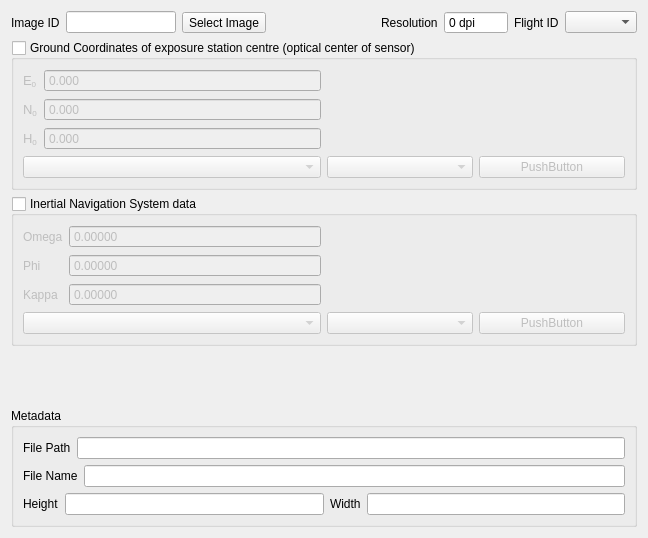
<?xml version="1.0" encoding="UTF-8"?>
<ui version="4.0">
 <class>ImageView</class>
 <widget class="QWidget" name="ImageView">
  <property name="geometry">
   <rect>
    <x>0</x>
    <y>0</y>
    <width>648</width>
    <height>538</height>
   </rect>
  </property>
  <property name="windowTitle">
   <string>Form</string>
  </property>
  <layout class="QVBoxLayout" name="verticalLayout_10">
   <item>
    <layout class="QHBoxLayout" name="horizontalLayout_10">
     <item>
      <widget class="QLabel" name="label">
       <property name="text">
        <string>Image ID</string>
       </property>
      </widget>
     </item>
     <item>
      <widget class="QLineEdit" name="imageIDLine"/>
     </item>
     <item>
      <widget class="QToolButton" name="fileImageButton">
       <property name="text">
        <string>Select Image</string>
       </property>
      </widget>
     </item>
     <item>
      <spacer name="horizontalSpacer">
       <property name="orientation">
        <enum>Qt::Horizontal</enum>
       </property>
       <property name="sizeHint" stdset="0">
        <size>
         <width>40</width>
         <height>20</height>
        </size>
       </property>
      </spacer>
     </item>
     <item>
      <widget class="QLabel" name="label_7">
       <property name="text">
        <string>Resolution</string>
       </property>
      </widget>
     </item>
     <item>
      <widget class="QSpinBox" name="resolutionSpin">
       <property name="autoFillBackground">
        <bool>false</bool>
       </property>
       <property name="buttonSymbols">
        <enum>QAbstractSpinBox::NoButtons</enum>
       </property>
       <property name="specialValueText">
        <string/>
       </property>
       <property name="accelerated">
        <bool>true</bool>
       </property>
       <property name="suffix">
        <string> dpi</string>
       </property>
       <property name="maximum">
        <number>10000</number>
       </property>
       <property name="value">
        <number>0</number>
       </property>
      </widget>
     </item>
     <item>
      <widget class="QLabel" name="label_6">
       <property name="text">
        <string>Flight ID</string>
       </property>
      </widget>
     </item>
     <item>
      <widget class="QComboBox" name="flightIdComboBox"/>
     </item>
    </layout>
   </item>
   <item>
    <widget class="QGroupBox" name="gnssGroup">
     <property name="minimumSize">
      <size>
       <width>0</width>
       <height>100</height>
      </size>
     </property>
     <property name="title">
      <string>Ground Coordinates of exposure station centre (optical center of sensor)</string>
     </property>
     <property name="checkable">
      <bool>true</bool>
     </property>
     <property name="checked">
      <bool>false</bool>
     </property>
     <layout class="QHBoxLayout" name="horizontalLayout_6" stretch="1,1">
      <item>
       <layout class="QVBoxLayout" name="verticalLayout_8">
        <item>
         <layout class="QHBoxLayout" name="horizontalLayout_5" stretch="0,1">
          <item>
           <layout class="QVBoxLayout" name="verticalLayout_6">
            <item>
             <widget class="QLabel" name="label_17">
              <property name="text">
               <string>&lt;!DOCTYPE HTML PUBLIC &quot;-//W3C//DTD HTML 4.0//EN&quot; &quot;http://www.w3.org/TR/REC-html40/strict.dtd&quot;&gt;
&lt;html&gt;&lt;head&gt;&lt;meta name=&quot;qrichtext&quot; content=&quot;1&quot; /&gt;&lt;style type=&quot;text/css&quot;&gt;
p, li { white-space: pre-wrap; }
&lt;/style&gt;&lt;/head&gt;&lt;body style=&quot; font-family:'Sans'; font-size:10pt; font-weight:400; font-style:normal;&quot;&gt;
&lt;table style=&quot;-qt-table-type: root; margin-top:4px; margin-bottom:4px; margin-left:4px; margin-right:4px;&quot;&gt;
&lt;tr&gt;
&lt;td style=&quot;border: none;&quot;&gt;
&lt;p style=&quot; margin-top:0px; margin-bottom:0px; margin-left:0px; margin-right:0px; -qt-block-indent:0; text-indent:0px;&quot;&gt;E&lt;span style=&quot; vertical-align:sub;&quot;&gt;0&lt;/span&gt;&lt;/p&gt;&lt;/td&gt;&lt;/tr&gt;&lt;/table&gt;&lt;/body&gt;&lt;/html&gt;</string>
              </property>
             </widget>
            </item>
            <item>
             <widget class="QLabel" name="label_18">
              <property name="text">
               <string>&lt;!DOCTYPE HTML PUBLIC &quot;-//W3C//DTD HTML 4.0//EN&quot; &quot;http://www.w3.org/TR/REC-html40/strict.dtd&quot;&gt;
&lt;html&gt;&lt;head&gt;&lt;meta name=&quot;qrichtext&quot; content=&quot;1&quot; /&gt;&lt;style type=&quot;text/css&quot;&gt;
p, li { white-space: pre-wrap; }
&lt;/style&gt;&lt;/head&gt;&lt;body style=&quot; font-family:'Sans'; font-size:10pt; font-weight:400; font-style:normal;&quot;&gt;
&lt;table style=&quot;-qt-table-type: root; margin-top:4px; margin-bottom:4px; margin-left:4px; margin-right:4px;&quot;&gt;
&lt;tr&gt;
&lt;td style=&quot;border: none;&quot;&gt;
&lt;p style=&quot; margin-top:0px; margin-bottom:0px; margin-left:0px; margin-right:0px; -qt-block-indent:0; text-indent:0px;&quot;&gt;N&lt;span style=&quot; vertical-align:sub;&quot;&gt;0&lt;/span&gt;&lt;/p&gt;&lt;/td&gt;&lt;/tr&gt;&lt;/table&gt;&lt;/body&gt;&lt;/html&gt;</string>
              </property>
             </widget>
            </item>
            <item>
             <widget class="QLabel" name="label_19">
              <property name="text">
               <string>&lt;!DOCTYPE HTML PUBLIC &quot;-//W3C//DTD HTML 4.0//EN&quot; &quot;http://www.w3.org/TR/REC-html40/strict.dtd&quot;&gt;
&lt;html&gt;&lt;head&gt;&lt;meta name=&quot;qrichtext&quot; content=&quot;1&quot; /&gt;&lt;style type=&quot;text/css&quot;&gt;
p, li { white-space: pre-wrap; }
&lt;/style&gt;&lt;/head&gt;&lt;body style=&quot; font-family:'Sans'; font-size:10pt; font-weight:400; font-style:normal;&quot;&gt;
&lt;table style=&quot;-qt-table-type: root; margin-top:4px; margin-bottom:4px; margin-left:4px; margin-right:4px;&quot;&gt;
&lt;tr&gt;
&lt;td style=&quot;border: none;&quot;&gt;
&lt;p style=&quot; margin-top:0px; margin-bottom:0px; margin-left:0px; margin-right:0px; -qt-block-indent:0; text-indent:0px;&quot;&gt;H&lt;span style=&quot; vertical-align:sub;&quot;&gt;0&lt;/span&gt;&lt;/p&gt;&lt;/td&gt;&lt;/tr&gt;&lt;/table&gt;&lt;/body&gt;&lt;/html&gt;</string>
              </property>
             </widget>
            </item>
           </layout>
          </item>
          <item>
           <layout class="QVBoxLayout" name="verticalLayout_7">
            <item>
             <widget class="QDoubleSpinBox" name="eDoubleSpinBox_2">
              <property name="buttonSymbols">
               <enum>QAbstractSpinBox::NoButtons</enum>
              </property>
              <property name="accelerated">
               <bool>true</bool>
              </property>
              <property name="decimals">
               <number>3</number>
              </property>
              <property name="minimum">
               <double>-999999.000000000000000</double>
              </property>
              <property name="maximum">
               <double>999999.000000000000000</double>
              </property>
              <property name="value">
               <double>0.000000000000000</double>
              </property>
             </widget>
            </item>
            <item>
             <widget class="QDoubleSpinBox" name="nDoubleSpinBox_2">
              <property name="buttonSymbols">
               <enum>QAbstractSpinBox::NoButtons</enum>
              </property>
              <property name="accelerated">
               <bool>true</bool>
              </property>
              <property name="decimals">
               <number>3</number>
              </property>
              <property name="minimum">
               <double>-9999999.000000000000000</double>
              </property>
              <property name="maximum">
               <double>9999999.000000000000000</double>
              </property>
             </widget>
            </item>
            <item>
             <widget class="QDoubleSpinBox" name="hDoubleSpinBox_2">
              <property name="buttonSymbols">
               <enum>QAbstractSpinBox::NoButtons</enum>
              </property>
              <property name="accelerated">
               <bool>true</bool>
              </property>
              <property name="decimals">
               <number>3</number>
              </property>
              <property name="minimum">
               <double>-9999.000000000000000</double>
              </property>
              <property name="maximum">
               <double>9999.000000000000000</double>
              </property>
             </widget>
            </item>
           </layout>
          </item>
         </layout>
        </item>
        <item>
         <widget class="QComboBox" name="gnssUseComboBox"/>
        </item>
       </layout>
      </item>
      <item>
       <layout class="QVBoxLayout" name="verticalLayout_9">
        <item>
         <widget class="SigmaFormContent" name="gnssSigmaContent">
          <property name="frameShape">
           <enum>QFrame::NoFrame</enum>
          </property>
          <property name="frameShadow">
           <enum>QFrame::Raised</enum>
          </property>
          <property name="lineWidth">
           <number>0</number>
          </property>
         </widget>
        </item>
        <item>
         <layout class="QHBoxLayout" name="horizontalLayout_8">
          <item>
           <widget class="SigmaFormTypeSelector" name="gnssSigmaSelector"/>
          </item>
          <item>
           <widget class="SigmaFormDialogButton" name="gnssSigmaDialogButton">
            <property name="text">
             <string>PushButton</string>
            </property>
           </widget>
          </item>
         </layout>
        </item>
       </layout>
      </item>
     </layout>
    </widget>
   </item>
   <item>
    <widget class="QGroupBox" name="insGroup">
     <property name="minimumSize">
      <size>
       <width>0</width>
       <height>100</height>
      </size>
     </property>
     <property name="title">
      <string>Inertial Navigation System data</string>
     </property>
     <property name="checkable">
      <bool>true</bool>
     </property>
     <property name="checked">
      <bool>false</bool>
     </property>
     <layout class="QHBoxLayout" name="horizontalLayout_9" stretch="1,1">
      <item>
       <layout class="QVBoxLayout" name="verticalLayout_3">
        <item>
         <layout class="QHBoxLayout" name="horizontalLayout" stretch="0,1">
          <item>
           <layout class="QVBoxLayout" name="verticalLayout_2">
            <item>
             <widget class="QLabel" name="label_20">
              <property name="text">
               <string>Omega</string>
              </property>
             </widget>
            </item>
            <item>
             <widget class="QLabel" name="label_21">
              <property name="text">
               <string>Phi</string>
              </property>
             </widget>
            </item>
            <item>
             <widget class="QLabel" name="label_22">
              <property name="text">
               <string>Kappa</string>
              </property>
             </widget>
            </item>
           </layout>
          </item>
          <item>
           <layout class="QVBoxLayout" name="verticalLayout_5">
            <item>
             <widget class="QDoubleSpinBox" name="omegaDoubleSpinBox">
              <property name="buttonSymbols">
               <enum>QAbstractSpinBox::NoButtons</enum>
              </property>
              <property name="accelerated">
               <bool>true</bool>
              </property>
              <property name="decimals">
               <number>5</number>
              </property>
              <property name="minimum">
               <double>-999.000000000000000</double>
              </property>
              <property name="maximum">
               <double>999.000000000000000</double>
              </property>
              <property name="singleStep">
               <double>0.000010000000000</double>
              </property>
              <property name="value">
               <double>0.000000000000000</double>
              </property>
             </widget>
            </item>
            <item>
             <widget class="QDoubleSpinBox" name="phiDoubleSpinBox">
              <property name="buttonSymbols">
               <enum>QAbstractSpinBox::NoButtons</enum>
              </property>
              <property name="accelerated">
               <bool>true</bool>
              </property>
              <property name="decimals">
               <number>5</number>
              </property>
              <property name="minimum">
               <double>-999.000000000000000</double>
              </property>
              <property name="maximum">
               <double>999.000000000000000</double>
              </property>
              <property name="singleStep">
               <double>0.000010000000000</double>
              </property>
             </widget>
            </item>
            <item>
             <widget class="QDoubleSpinBox" name="kappaDoubleSpinBox">
              <property name="buttonSymbols">
               <enum>QAbstractSpinBox::NoButtons</enum>
              </property>
              <property name="accelerated">
               <bool>true</bool>
              </property>
              <property name="decimals">
               <number>5</number>
              </property>
              <property name="minimum">
               <double>-999.000000000000000</double>
              </property>
              <property name="singleStep">
               <double>0.000010000000000</double>
              </property>
              <property name="value">
               <double>0.000000000000000</double>
              </property>
             </widget>
            </item>
           </layout>
          </item>
         </layout>
        </item>
        <item>
         <widget class="QComboBox" name="insUseComboBox"/>
        </item>
       </layout>
      </item>
      <item>
       <layout class="QVBoxLayout" name="verticalLayout_4">
        <item>
         <widget class="SigmaFormContent" name="insSigmaContent">
          <property name="frameShape">
           <enum>QFrame::NoFrame</enum>
          </property>
          <property name="frameShadow">
           <enum>QFrame::Raised</enum>
          </property>
          <property name="lineWidth">
           <number>0</number>
          </property>
          <zorder>horizontalLayoutWidget_4</zorder>
         </widget>
        </item>
        <item>
         <layout class="QHBoxLayout" name="horizontalLayout_7">
          <item>
           <widget class="SigmaFormTypeSelector" name="insSigmaSelector"/>
          </item>
          <item>
           <widget class="SigmaFormDialogButton" name="insSigmaDialogButton">
            <property name="text">
             <string>PushButton</string>
            </property>
           </widget>
          </item>
         </layout>
        </item>
       </layout>
      </item>
     </layout>
    </widget>
   </item>
   <item>
    <spacer name="verticalSpacer_2">
     <property name="orientation">
      <enum>Qt::Vertical</enum>
     </property>
     <property name="sizeHint" stdset="0">
      <size>
       <width>20</width>
       <height>0</height>
      </size>
     </property>
    </spacer>
   </item>
   <item>
    <widget class="QGroupBox" name="metadataGroup">
     <property name="title">
      <string>Metadata</string>
     </property>
     <layout class="QGridLayout" name="gridLayout_3">
      <item row="0" column="0">
       <layout class="QVBoxLayout" name="verticalLayout">
        <item>
         <layout class="QHBoxLayout" name="horizontalLayout_4" stretch="0,0">
          <item>
           <widget class="QLabel" name="label_5">
            <property name="text">
             <string>File Path</string>
            </property>
           </widget>
          </item>
          <item>
           <widget class="QLineEdit" name="filePathLine">
            <property name="enabled">
             <bool>true</bool>
            </property>
            <property name="readOnly">
             <bool>true</bool>
            </property>
           </widget>
          </item>
         </layout>
        </item>
        <item>
         <layout class="QHBoxLayout" name="horizontalLayout_3" stretch="0,0">
          <item>
           <widget class="QLabel" name="label_4">
            <property name="text">
             <string>File Name</string>
            </property>
           </widget>
          </item>
          <item>
           <widget class="QLineEdit" name="fileNameLine">
            <property name="enabled">
             <bool>true</bool>
            </property>
            <property name="readOnly">
             <bool>true</bool>
            </property>
           </widget>
          </item>
         </layout>
        </item>
        <item>
         <layout class="QHBoxLayout" name="horizontalLayout_2">
          <item>
           <widget class="QLabel" name="label_3">
            <property name="text">
             <string>Height</string>
            </property>
           </widget>
          </item>
          <item>
           <widget class="QLineEdit" name="heightLine">
            <property name="toolTip">
             <string extracomment="Height in pixels"/>
            </property>
            <property name="readOnly">
             <bool>true</bool>
            </property>
           </widget>
          </item>
          <item>
           <widget class="QLabel" name="label_2">
            <property name="text">
             <string>Width</string>
            </property>
           </widget>
          </item>
          <item>
           <widget class="QLineEdit" name="widthLine">
            <property name="toolTip">
             <string extracomment="Width in pixels"/>
            </property>
            <property name="inputMask">
             <string/>
            </property>
            <property name="readOnly">
             <bool>true</bool>
            </property>
           </widget>
          </item>
         </layout>
        </item>
       </layout>
      </item>
     </layout>
    </widget>
   </item>
  </layout>
 </widget>
 <customwidgets>
  <customwidget>
   <class>SigmaFormTypeSelector</class>
   <extends>QComboBox</extends>
   <header>SigmaForm.h</header>
  </customwidget>
  <customwidget>
   <class>SigmaFormDialogButton</class>
   <extends>QPushButton</extends>
   <header>SigmaForm.h</header>
  </customwidget>
  <customwidget>
   <class>SigmaFormContent</class>
   <extends>QFrame</extends>
   <header>SigmaForm.h</header>
   <container>1</container>
  </customwidget>
 </customwidgets>
 <resources/>
 <connections/>
 <slots>
  <slot>loadImageFile()</slot>
 </slots>
</ui>
